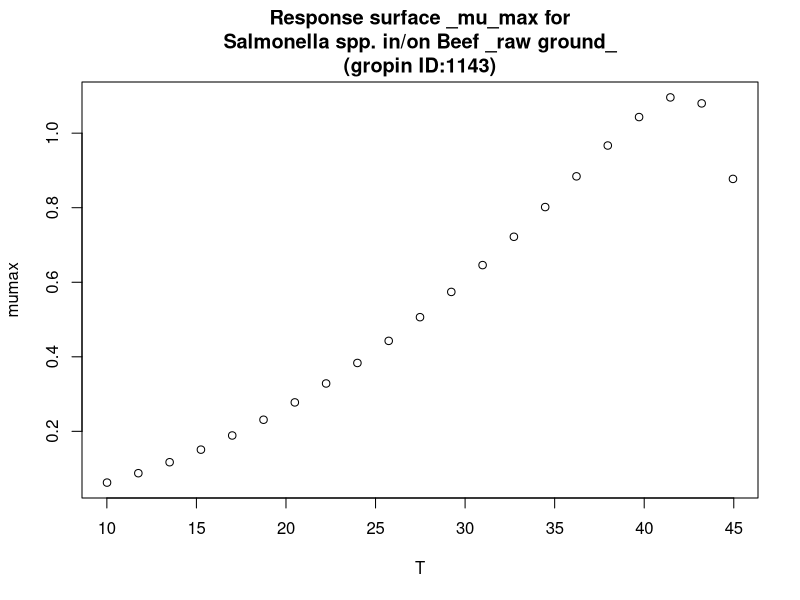

Source code (R):
#############################
# start of Parameter script
#############################
T <- seq(10.01,44.955044955045,length.out=21)
#############################
# end of Parameter script
#############################
############################# 
# start of Model script Gropin ID 1143 
#############################
 
# constant coefficients for this model
 
variables <- data.frame(T)
argumentsPar <- unique.data.frame(expand.grid(variables))
 
# heart of the model
response_surface <- function(T) {
   mumax <-6.98*(10^-4)*((T-0.55)^2)*(1-exp(0.506*(T-46.96)))

	return(mumax=mumax)
} 

# output parameters
responseSurface <- cbind(argumentsPar,response_surface(argumentsPar['T']))
colnames(responseSurface) <- c(colnames(argumentsPar),'mumax')
#############################
# End of Model script
#############################
############################# 
# start of Visualisation script Gropin ID 1143 
#############################
titleText <-'Response surface _mu_max for
Salmonella spp. in/on Beef _raw ground_
(gropin ID:1143)'
plot(T,responseSurface$'mumax',xlab='T',
                          ylab='mumax',main=titleText)
#############################
# End of Visualisation script
#############################
